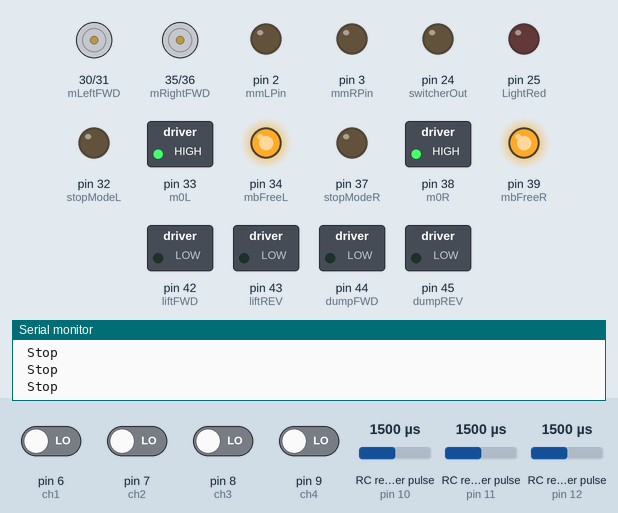
Bench run of a sketch on a simulated Arduino Mega 2560, built with avr-gcc and run on an emulated ATmega2560. On the bench: motor-driver pin pairs drawn as motors (green arrow = first pin HIGH = forward, orange = second pin HIGH = backward, longer = more drive), switched loads named in the sketch (green lamp = pin HIGH), output pins drawn as LEDs (lit = HIGH), the last lines printed to the serial monitor. Wiring (inferred from the names in the program): 3 × RC receiver channel: data pin 10 / data pin 11 / data pin 12. The inputs (shaded band) are chosen by the test bench; at power-on: pin 6 (ch1), pin 7 (ch2), pin 8 (ch3), pin 9 (ch4) LOW, RC receiver pulse (sensors on pin 10, pin 11, pin 12) 1500 µs.

Above: at 1.2 s.
1.3 s: RC receiver pulse (sensor on pin 10) set to 1537 µs
2.8 s: RC receiver pulse (sensor on pin 10) set to 1557 µs
At 4.0 s:
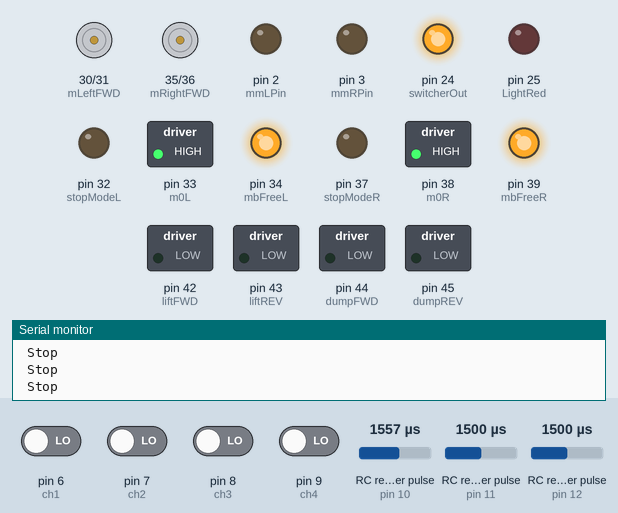
4.3 s: RC receiver pulse (sensor on pin 10) set to 1020 µs
At 7.12 s:
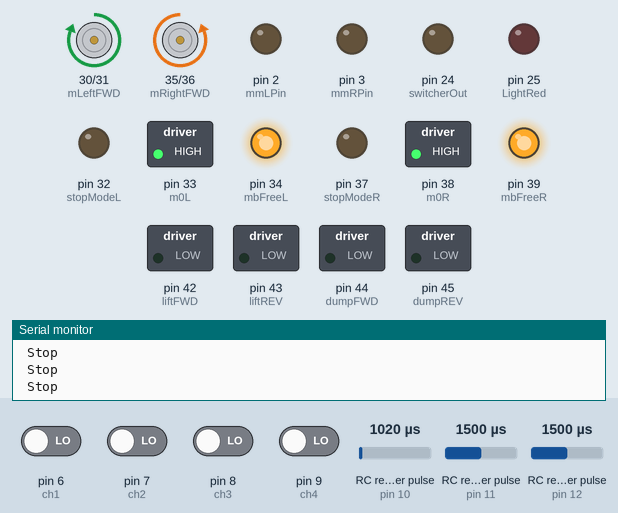
7.3 s: RC receiver pulse (sensor on pin 10) set to 1750 µs
At 8.5 s:
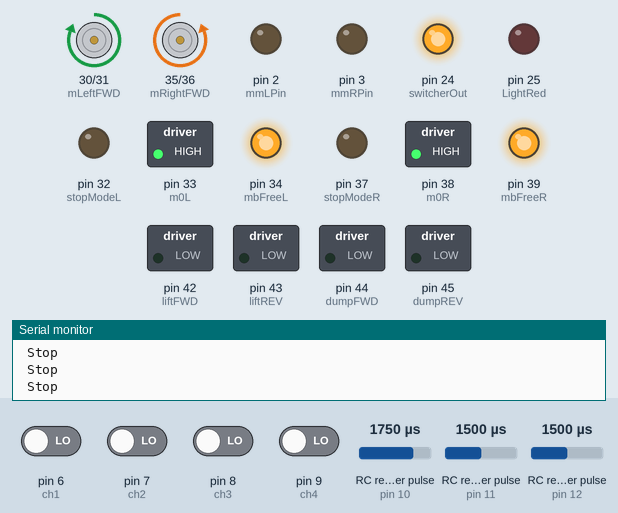
8.8 s: RC receiver pulse (sensor on pin 10) set to 1250 µs
At 11.62 s:
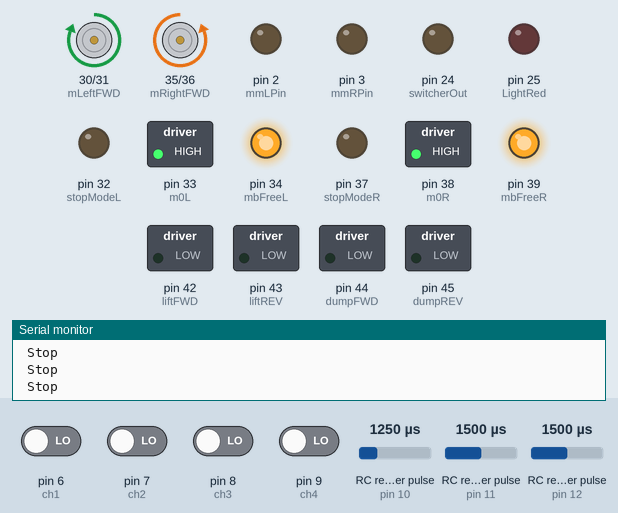
11.8 s: RC receiver pulse (sensor on pin 10) set to 1980 µs
At 17.0 s:
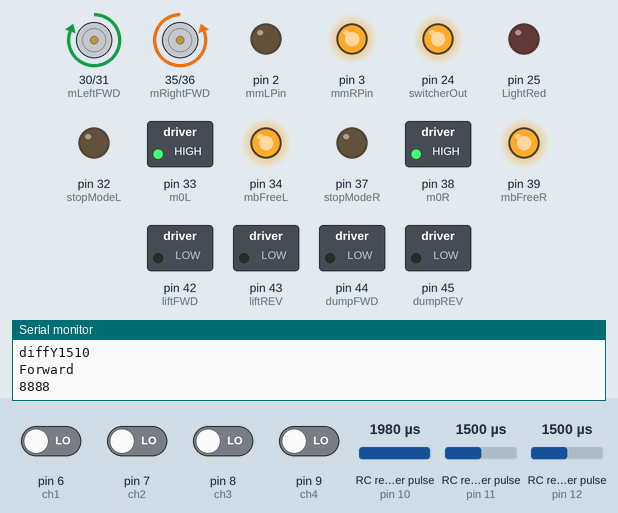
Timing chart, 0 to 17.3 s (numbered marks = the images above; inputs shaded):
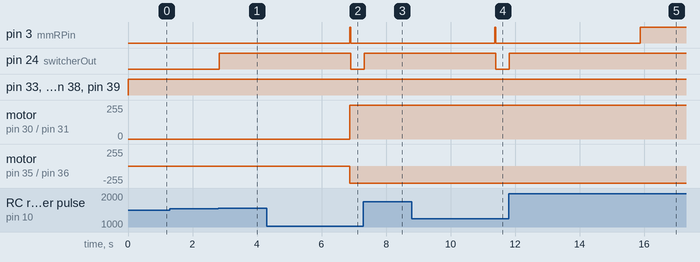

The sketch:

2025.06.04_1012Dump_Exhibition.ino
```cpp
//左モータードライバーピン割振
#define mLeftFWD 30
#define mLeftREV 31
#define stopModeL 32
#define m0L 33
#define mbFreeL 34
#define mmLPin 2  // left motor speed PWM

//右モータードライバーピン割振
#define mRightFWD 35
#define mRightREV 36
#define stopModeR 37
#define m0R 38
#define mbFreeR 39
#define mmRPin 3  // Right motor speed PWM

//シリンダーモータードライバーピン割振
#define liftFWD 42
#define liftREV 43
#define dumpFWD 44
#define dumpREV 45

//動力リレー用リレーピン割振
#define switcherOut 24  // switch output

//積層信号灯リレー
#define LightRed 25

//分圧抵抗読み取り
#define BatteryPin A6
int batteryV = 0;

//レシーバーピン割振
const int ch1 = 6;   // right X
const int ch2 = 7;   // left Y
const int ch3 = 8;   // right Y
const int ch4 = 9;   // left X
const int ch5 = 10;  // switchA
const int ch6 = 11;  // switchB
const int ch7 = 12;  // switchE
const int ch8 = 13;  // Null

int gMode = 0;

//レシーバー用変数
int VR = 0;
int rightX = 0;
int rightY = 0;
int leftX, leftXa, leftXb;
int leftY = 0;
int switcher = 0;
int gap;

int SwitchA = 0;
int SwitchB = 0;
int SwitchE = 0;

//レコード関係
int recordMax = 2800;      // 最大記録数
int recordIndex = 0;       // 記録インデックス
bool isRecording = false;  // 記録中フラグ
bool isPlaying = false;    // 再生中フラグ

int recordLeftX[700];   // 左スティックX
int recordLeftY[700];   // 左スティックY
int recordRightX[700];  // dump
int recordRightY[700];  // lift

// タイマー用（再生スピード調整用）
unsigned long lastPlayTime = 0;
const unsigned long playInterval = 300;  // 50ms毎に再生（20Hz）

// タイマー追加
unsigned long lastRecordTime = 0;
const unsigned long recordInterval = 300;  // 記録間隔：100ms

#include <ArduinoJson.h>

// int readVoltageRaw() {
//   long sum = 0;
//   for (int i = 0; i < 10; i++) {
//     sum += analogRead(BatteryPin);
//     delay(5);  // 少し待つと安定する
//   }
//   return sum / 10;
// }
// bool allowOperation = false;  // 動作許可フラグ（初期は停止）

// // グローバル変数（setupの上に記述）
// unsigned long previousMillis = 0;
// bool lightState = false;
// float volt = 0;
// int value = 0;

void setup() {
  Serial1.begin(115200);  // For Jetson

  Serial.begin(9600);

  //モータードライバー速度設定
  pinMode(mmLPin, OUTPUT);
  pinMode(mmRPin, OUTPUT);

  //左モータードライバーアウトプット
  pinMode(mLeftFWD, OUTPUT);
  pinMode(mLeftREV, OUTPUT);
  pinMode(stopModeL, OUTPUT);
  pinMode(m0L, OUTPUT);
  pinMode(mbFreeL, OUTPUT);

  //右モータードライバーアウトプット
  pinMode(mRightFWD, OUTPUT);
  pinMode(mRightREV, OUTPUT);
  pinMode(stopModeR, OUTPUT);
  pinMode(m0R, OUTPUT);
  pinMode(mbFreeR, OUTPUT);

  //シリンダーモータードライバー
  pinMode(liftFWD, OUTPUT);
  pinMode(liftREV, OUTPUT);
  pinMode(dumpFWD, OUTPUT);
  pinMode(dumpREV, OUTPUT);

  //レシーバー
  pinMode(ch1, INPUT);
  pinMode(ch2, INPUT);
  pinMode(ch3, INPUT);
  pinMode(ch4, INPUT);
  pinMode(ch5, INPUT);
  pinMode(ch6, INPUT);
  pinMode(ch7, INPUT);
  pinMode(ch8, INPUT);

  //動力リレー用リレー
  pinMode(switcherOut, OUTPUT);

  //積層信号灯用リレー
  pinMode(LightRed, OUTPUT);

  //積層信号灯用リレー
  pinMode(BatteryPin, INPUT);
}

void loop() {
  // 初期設定（停止モード、外部速度指定、ブレーキ解除）
  digitalWrite(stopModeR, LOW);
  digitalWrite(stopModeL, LOW);
  digitalWrite(m0R, HIGH);
  digitalWrite(m0L, HIGH);
  digitalWrite(mbFreeR, HIGH);
  digitalWrite(mbFreeL, HIGH);
  delay(10);  // チャタリング防止

  // スイッチ状態読み取り
  SwitchA = pulseIn(ch5, HIGH, 25000);  // 動力スイッチ
  SwitchB = pulseIn(ch6, HIGH, 25000);  // 手動/自動
  SwitchE = pulseIn(ch7, HIGH, 25000);  // 記録/フリー/実行

  if (SwitchA > 1550) {  // 動力ON
    digitalWrite(switcherOut, HIGH);

    // ジョイスティック入力読み取り（直前と比較）
    leftXb = leftXa;
    rightX = pulseIn(ch1, HIGH);
    leftX = pulseIn(ch4, HIGH);
    rightY = pulseIn(ch3, HIGH);
    leftY = pulseIn(ch2, HIGH);
    leftXa = leftX;

    // 入力範囲外補正
    gap = abs(leftXb - leftXa);
    if (leftX < 1000 || leftX > 2000) {
      leftX = leftXb;
      leftXa = leftXb;
    }

    if (SwitchE < 1200) {  // 記録モード
      if (!isRecording) {
        Serial.println("Recording Start");
        isRecording = true;
        isPlaying = false;
        recordIndex = 0;
      }

      // 一定間隔で記録
      unsigned long now = millis();
      if (recordIndex < recordMax && now - lastRecordTime >= recordInterval) {
        recordLeftX[recordIndex] = leftX;
        recordLeftY[recordIndex] = leftY;
        recordRightX[recordIndex] = rightX;
        recordRightY[recordIndex] = rightY;
        recordIndex++;
        lastRecordTime = now;
      }

      // 操作反映
      motor(leftX, leftY);
      lift(rightY);
      dump(rightX);

    } else if (SwitchE > 1400 && SwitchE < 1800) {  // フリーモード
      if (isRecording) {
        Serial.println("Recording Stop");
        isRecording = false;
      }
      isPlaying = false;

      lift(rightY);
      dump(rightX);

      // モーター手動制御
      int leftX = pulseIn(ch4, HIGH, 25000);
      int leftY = pulseIn(ch2, HIGH, 25000);
      motor(leftX, leftY);

    } else if (SwitchE > 1900) {  // 実行モード
      if (isRecording) {
        Serial.println("Recording Stop");
        isRecording = false;
      }
      isPlaying = true;
      playRecord();  // 記録再生
    }

  } else {
    // 動力OFF時
    digitalWrite(switcherOut, LOW);
    stopMachine();  // 全停止
  }
}

// 再生関数
void playRecord() {
  unsigned long now = millis();
  if (now - lastPlayTime < playInterval) return;  // 再生間隔調整

  lastPlayTime = now;
  if (recordIndex == 0) {
    stopMachine();
    return;
  }

  static int playIndex = 0;
  motor(recordLeftX[playIndex], recordLeftY[playIndex]);

  // lift/dump再生
  lift(recordRightY[playIndex]);
  dump(recordRightX[playIndex]);

  playIndex++;

  if (playIndex >= recordIndex) {
    playIndex = 0;  // ループ再生
  }
}

// モーター停止関数
void stopMachine() {
  //モーター速度0
  analogWrite(mmLPin, 0);
  analogWrite(mmRPin, 0);

  //前進後進指示なし
  digitalWrite(liftFWD, LOW);
  digitalWrite(liftREV, LOW);
  digitalWrite(dumpFWD, LOW);
  digitalWrite(dumpREV, LOW);

  //HIGH:ブレーキ解放 LOW:ブレーキ保持
  digitalWrite(mbFreeL, LOW);
  digitalWrite(mbFreeR, LOW);

  // STOP表示
  Serial.println(" Stop ");
}

// モーター関数
void motor(int LeftX, int LeftY) {
  // プロポ閾値
  int thresholdHigh = 1570;
  int thresholdMid = 1510;
  int thresholdLow = 1454;

  // 移動方向フラグ
  int Right = 0;
  int Left = 0;
  int Forward = 0;
  int Reverse = 0;

  // モーター回転方向フラグ
  bool dirR = false;
  bool dirL = false;
  bool canMove = false;

  // 移動方向決定
  if (LeftX >= thresholdHigh) {
    Right = 1;
  } else if (LeftX <= thresholdLow) {
    Left = 1;
  }
  if (LeftY <= thresholdLow) {
    Forward = 1;
  } else if (LeftY >= thresholdHigh) {
    Reverse = 1;
  }

  // 前後左右フラグ反転
  if (gMode == 1) {
    int temp = Forward;
    Forward = Reverse;
    Reverse = temp;
    temp = Right;
    Right = Left;
    Left = temp;
  }

  // モーターの回転方向を反転
  if (gMode == 0) {
    // gModeが1の場合、モーターの回転方向を反転
    dirR = !dirR;
    dirL = !dirL;
  }

  // モーター動作決定
  int diffX = abs(LeftX - thresholdMid);
  int diffY = abs(LeftY - thresholdMid);
  Serial.print("diffX");
  Serial.println(diffX);
  Serial.print("diffY");
  Serial.println(diffY);
  int speedX = map(diffX, 70, 415, 0, 255);
  int speedY = map(diffY, 70, 415, 0, 255);

  if (Forward == 1) {
    Serial.println("Forward");
    canMove = true;
    dirR = false;
    dirL = true;
    if (Right == 1) {
      // 右前進
      Serial.println("2222");
      analogWrite(mmLPin, speedY);
      analogWrite(mmRPin, 0);
    } else if (Left == 1) {
      // 左前進
      Serial.println("8888");
      analogWrite(mmLPin, 0);
      analogWrite(mmRPin, speedY);
    } else {
      // 前進
      Serial.println("1111");
      analogWrite(mmLPin, speedY);
      analogWrite(mmRPin, speedY);
    }
  } else if (Reverse == 1) {
    Serial.println("Reverse");
    canMove = true;
    dirR = true;
    dirL = false;
    if (Right == 1) {
      // 右後進
      Serial.println("4444");
      analogWrite(mmLPin, speedY);
      analogWrite(mmRPin, 0);
    } else if (Left == 1) {
      // 左後進
      Serial.println("6666");
      analogWrite(mmLPin, 0);
      analogWrite(mmRPin, speedY);
    } else {
      // 後進
      Serial.println("5555");
      analogWrite(mmLPin, speedY);
      analogWrite(mmRPin, speedY);
    }
  } else {
    if (Right == 1) {
      // 右旋回
      Serial.println("3333");
      canMove = true;
      if (gMode == 1) {
        dirR = false;
        dirL = false;
      } else {
        dirR = true;
        dirL = true;
      }
      analogWrite(mmLPin, speedX/2);
      analogWrite(mmRPin, speedX/2);
    } else if (Left == 1) {
      // 左旋回
      Serial.println("7777");
      canMove = true;
      if (gMode == 1) {
        dirR = true;
        dirL = true;
      } else {
        dirR = false;
        dirL = false;
      }
      analogWrite(mmLPin, speedX/2);
      analogWrite(mmRPin, speedX/2);
    } else {
      // 停止
      canMove = false;
      analogWrite(mmLPin, 0);
      analogWrite(mmRPin, 0);
    }
  }
  digitalWrite(mRightFWD, dirR & canMove);
  digitalWrite(mRightREV, (!dirR) & canMove);
  digitalWrite(mLeftFWD, dirL & canMove);
  digitalWrite(mLeftREV, (!dirL) & canMove);
}

//アームリフト関数
void lift(int pulse) {
  if (pulse < 1250 && pulse > 950) {
    digitalWrite(liftFWD, HIGH);
    digitalWrite(liftREV, LOW);
  } else if (pulse < 2070 && pulse > 1750) {
    digitalWrite(liftFWD, LOW);
    digitalWrite(liftREV, HIGH);
  } else if (pulse < 1750 && pulse > 1250) {
    digitalWrite(liftFWD, LOW);
    digitalWrite(liftREV, LOW);
  }
}

//アームダンプ関数
void dump(int pulse) {
  if (pulse < 1250 && pulse > 950) {
    digitalWrite(dumpFWD, HIGH);
    digitalWrite(dumpREV, LOW);
  } else if (pulse < 2070 && pulse > 1750) {
    digitalWrite(dumpFWD, LOW);
    digitalWrite(dumpREV, HIGH);
  } else if (pulse < 1750 && pulse > 1250) {
    digitalWrite(dumpFWD, LOW);
    digitalWrite(dumpREV, LOW);
  }
}

// void receiveSerialFromJetson() {
//   JsonDocument doc;
//   if (Serial1.available() > 0) {
//     DeserializationError err1;
//     while (!(err1.code() == DeserializationError::Ok)) {
//       String recived_serial_data = Serial1.readStringUntil('\n');
//       err1 = deserializeJson(doc, recived_serial_data);
//     }
//     float linear_x = doc["linear_x"];
//     float angular_z = doc["angular_z"];

//     // linear_x: ±0.46 → 1000-2000
//     leftY = map(linear_x * 100, -46, 46, 1450, 1000);

//     // angular_z: ±0.78 → 1000-2000
//     leftX = map(angular_z * 100, -78, 78, 1450, 1000);
//     // g_cylinder_1 = doc["cylinder_1"];
//     // g_cylinder_2 = doc["cylinder_2"];
//     // g_power_relay = doc["power_relay"];
//   }
// }
```

Measured:
- the behaviour switches between 1549 and 1550 µs on RC receiver pulse (sensor on pin 10) (found by bisection; images 0 and 1)
- after the input at 2.8 s, pin 24 (switcherOut): LOW → HIGH at once
- after the input at 4.3 s, pin 24 (switcherOut): HIGH → LOW after 2.6 s
- after the input at 7.3 s, pin 24 (switcherOut): LOW → HIGH at once
- after the input at 8.8 s, pin 24 (switcherOut): HIGH → LOW after 2.6 s
- after the input at 11.8 s, pin 3 (mmRPin): LOW → HIGH after 4.1 s; pin 24 (switcherOut): LOW → HIGH at once
